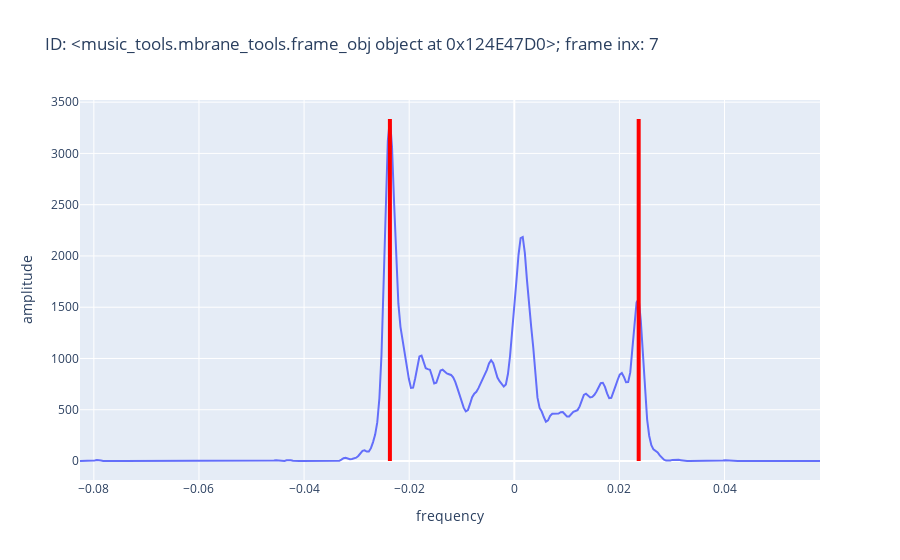

The cell this chart's notebook holds for it:
### Code cell
image_avail= image_dict.keys()
image_avail= sorted(image_avail)


## chose image folder by index
image_idx= 3
## chose transect by index (transects in increasing order).
frame= 10

peak_cap= .35 # min amp cap.

frame_plot= True
extremes= "extremes" ## extract only min and max peaks.
center_surface= True ## center peak positions. 
pxl_dist= 40e-5 # distance between pixels in transect, chose your metric

#################
#################

image_select= image_avail[image_idx]
print(image_select)


surface= image_dict[image_select]['surface'] # transect position list for selected image.

array_spec= image_dict[image_select]['I'].T

##################

pfinder= peak_finder(
    pxl_dist= pxl_dist,
    peak_cap= peak_cap
)

##################

pfinder.peaks(array_spec)

pfinder.extremes()
pfinder.centre()
pfinder.package()

pfinder.plot(idx= 7)

### Figure 1 — Plotly figure (JSON) as saved in the notebook; plotly's stock layout.template omitted (floating-point values rounded to 4 significant figures; data arrays with more than 128 entries replaced by an {"elided": "..."} marker saying what was removed)
{"data": [{"mode": "lines", "type": "scatter", "x": {"elided": "352 float values"}, "y": {"elided": "352 float values"}}], "layout": {"shapes": [{"line": {"color": "red", "dash": "solid", "width": 4}, "type": "line", "x0": -0.02367, "x1": -0.02367, "y0": 0, "y1": 3336.0}, {"line": {"color": "red", "dash": "solid", "width": 4}, "type": "line", "x0": 0.02367, "x1": 0.02367, "y0": 0, "y1": 3336.0}], "title": {"text": "ID: <music_tools.mbrane_tools.frame_obj object at 0x124E47D0>; frame inx: 7"}, "xaxis": {"title": {"text": "frequency"}}, "yaxis": {"title": {"text": "amplitude"}}}}
